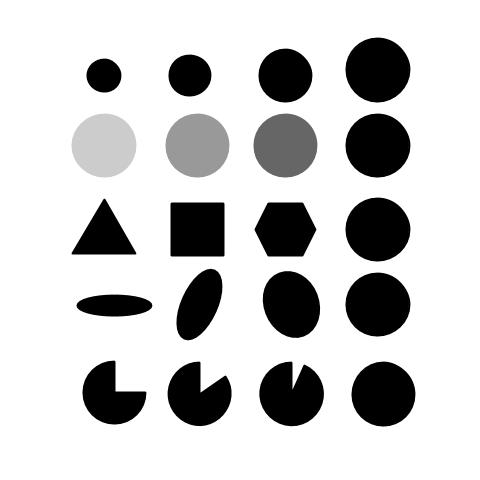
//> input picture BookSrc/learnOpenCV/BlobDetector/blob.jpg, 480 x 480 px
$ ./main 100 3 1 3 2 ../../../learnOpenCV/BlobDetector/blob.jpg   (built with g++ and OpenCV 4)
//> lines starting //> are read from the running program, lines starting //| are printed output that depends on the picture; after the words box and inside, x2 and y2 are one past the last pixel; in counts of white or black regions, pixels touching at a corner belong together
#include <iostream>

#include <opencv2/opencv.hpp>

using namespace std;

int main(int argc, char *argv[]) {
  if (argc != 7) {
    cout << "Usage: " << argv[0] << " fixed_threshold invert(0=off|1=on) "
         << "adaptive_type(0=mean|1=gaussian) block_size offset image\n"
         << "Example: " << argv[0] << " 100 1 0 15 10 fruits.jpg\n";
    return -1;
  }

  double fixed_threshold = static_cast<double>(atof(argv[1]));
  int threshhold_type =
      atoi(argv[2]) ? cv::THRESH_BINARY : cv::THRESH_BINARY_INV;
  int adaptive_method = atoi(argv[3]) ? cv::ADAPTIVE_THRESH_MEAN_C
                                      : cv::ADAPTIVE_THRESH_GAUSSIAN_C;

  int block_size = atoi(argv[4]);
  double offset = static_cast<double>(atof(argv[5]));
  cv::Mat Igray = cv::imread(argv[6], cv::IMREAD_GRAYSCALE);
//> Igray is the input picture: 480 rows x 480 cols, CV_8UC1; min 0, max 255, mean 203

  if (Igray.empty()) {
    cout << "open error." << endl;
  }

  cv::Mat It, Iat;
  cv::threshold(Igray, It, fixed_threshold, 255, threshhold_type);
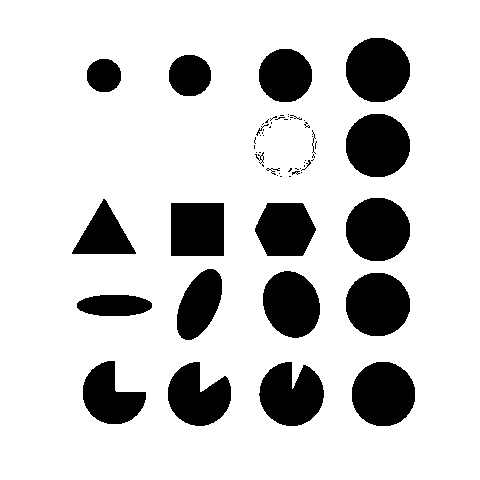
//> It: 480 rows x 480 cols, CV_8UC1; 81.4% white; 62 black regions (40 under 20 px), largest, box (x1, y1, x2, y2) and area: (346, 38, 410, 102) 3262, (352, 362, 415, 426) 3221, (346, 198, 410, 261) 3220
  cv::adaptiveThreshold(Igray, Iat, 255, adaptive_method, threshhold_type,
                        block_size, offset);
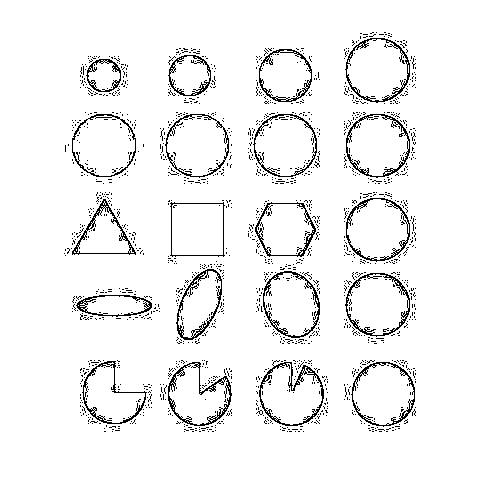
//> Iat: 480 rows x 480 cols, CV_8UC1; 94.3% white; black in thin lines or dots, all inside (x1, y1, x2, y2) = (64, 32, 416, 432)

  cv::imshow("Raw", Igray);
  cv::imshow("Threshold", It);
  cv::imshow("Adaptive Threshold", Iat);
  cv::waitKey(0);

  return 0;
}
